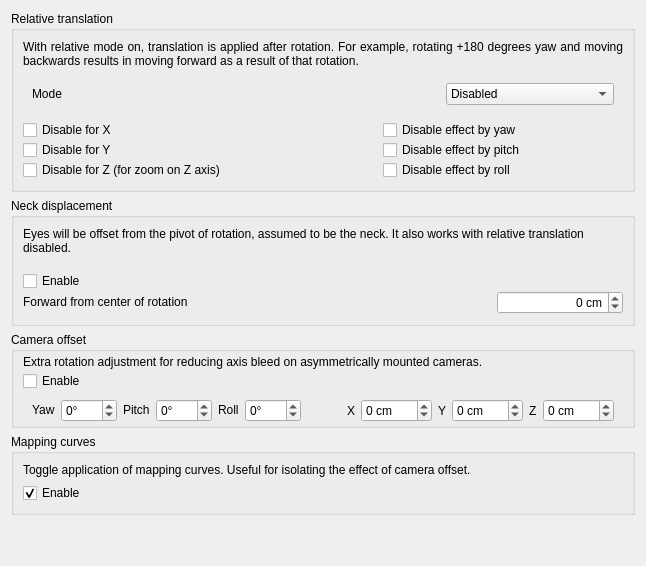
     <widget class="QWidget" name="tab_2">
      <attribute name="title">
       <string>Relative translation</string>
      </attribute>
      <layout class="QVBoxLayout" name="verticalLayout_2">
       <item>
        <widget class="QGroupBox" name="groupBox_">
         <property name="sizePolicy">
          <sizepolicy hsizetype="Minimum" vsizetype="Maximum">
           <horstretch>0</horstretch>
           <verstretch>0</verstretch>
          </sizepolicy>
         </property>
         <property name="styleSheet">
          <string notr="true"/>
         </property>
         <property name="title">
          <string>Relative translation</string>
         </property>
         <property name="alignment">
          <set>Qt::AlignmentFlag::AlignLeading|Qt::AlignmentFlag::AlignLeft|Qt::AlignmentFlag::AlignTop</set>
         </property>
         <layout class="QVBoxLayout" name="verticalLayout_7">
          <item>
           <widget class="QLabel" name="label_16">
            <property name="sizePolicy">
             <sizepolicy hsizetype="Preferred" vsizetype="Maximum">
              <horstretch>0</horstretch>
              <verstretch>0</verstretch>
             </sizepolicy>
            </property>
            <property name="text">
             <string>With relative mode on, translation is applied after rotation. For example, rotating +180 degrees yaw and moving backwards results in moving forward as a result of that rotation.</string>
            </property>
            <property name="alignment">
             <set>Qt::AlignmentFlag::AlignJustify|Qt::AlignmentFlag::AlignVCenter</set>
            </property>
            <property name="wordWrap">
             <bool>true</bool>
            </property>
            <property name="margin">
             <number>2</number>
            </property>
           </widget>
          </item>
          <item>
           <widget class="QWidget" name="widget" native="true">
            <layout class="QHBoxLayout" name="horizontalLayout">
             <item>
              <widget class="QLabel" name="label_17">
               <property name="sizePolicy">
                <sizepolicy hsizetype="Preferred" vsizetype="Preferred">
                 <horstretch>10</horstretch>
                 <verstretch>0</verstretch>
                </sizepolicy>
               </property>
               <property name="text">
                <string>Mode</string>
               </property>
              </widget>
             </item>
             <item>
              <widget class="QComboBox" name="reltrans_mode">
               <property name="sizePolicy">
                <sizepolicy hsizetype="Preferred" vsizetype="Maximum">
                 <horstretch>4</horstretch>
                 <verstretch>0</verstretch>
                </sizepolicy>
               </property>
               <property name="currentIndex">
                <number>0</number>
               </property>
               <item>
                <property name="text">
                 <string>Disabled</string>
                </property>
               </item>
               <item>
                <property name="text">
                 <string>Enabled</string>
                </property>
               </item>
               <item>
                <property name="text">
                 <string>Enabled when not aiming</string>
                </property>
               </item>
              </widget>
             </item>
            </layout>
           </widget>
          </item>
          <item>
           <widget class="QFrame" name="frame_2">
            <property name="sizePolicy">
             <sizepolicy hsizetype="Preferred" vsizetype="Maximum">
              <horstretch>0</horstretch>
              <verstretch>0</verstretch>
             </sizepolicy>
            </property>
            <property name="frameShape">
             <enum>QFrame::Shape::NoFrame</enum>
            </property>
            <property name="frameShadow">
             <enum>QFrame::Shadow::Raised</enum>
            </property>
            <layout class="QGridLayout" name="gridLayout">
             <property name="leftMargin">
              <number>0</number>
             </property>
             <property name="topMargin">
              <number>0</number>
             </property>
             <property name="rightMargin">
              <number>0</number>
             </property>
             <property name="bottomMargin">
              <number>0</number>
             </property>
             <property name="spacing">
              <number>0</number>
             </property>
             <item row="2" column="0">
              <widget class="QCheckBox" name="tcomp_ty_disable">
               <property name="sizePolicy">
                <sizepolicy hsizetype="Minimum" vsizetype="Maximum">
                 <horstretch>3</horstretch>
                 <verstretch>0</verstretch>
                </sizepolicy>
               </property>
               <property name="styleSheet">
                <string notr="true"/>
               </property>
               <property name="text">
                <string>Disable for Y</string>
               </property>
              </widget>
             </item>
             <item row="1" column="0">
              <widget class="QCheckBox" name="tcomp_tx_disable">
               <property name="sizePolicy">
                <sizepolicy hsizetype="Minimum" vsizetype="Maximum">
                 <horstretch>3</horstretch>
                 <verstretch>0</verstretch>
                </sizepolicy>
               </property>
               <property name="styleSheet">
                <string notr="true"/>
               </property>
               <property name="text">
                <string>Disable for X</string>
               </property>
              </widget>
             </item>
             <item row="3" column="1">
              <widget class="QCheckBox" name="tcomp_src_roll_disable">
               <property name="sizePolicy">
                <sizepolicy hsizetype="Minimum" vsizetype="Maximum">
                 <horstretch>2</horstretch>
                 <verstretch>0</verstretch>
                </sizepolicy>
               </property>
               <property name="text">
                <string>Disable effect by roll</string>
               </property>
              </widget>
             </item>
             <item row="3" column="0">
              <widget class="QCheckBox" name="tcomp_tz_disable">
               <property name="sizePolicy">
                <sizepolicy hsizetype="Minimum" vsizetype="Maximum">
                 <horstretch>3</horstretch>
                 <verstretch>0</verstretch>
                </sizepolicy>
               </property>
               <property name="styleSheet">
                <string notr="true"/>
               </property>
               <property name="text">
                <string>Disable for Z (for zoom on Z axis)</string>
               </property>
              </widget>
             </item>
             <item row="2" column="1">
              <widget class="QCheckBox" name="tcomp_src_pitch_disable">
               <property name="sizePolicy">
                <sizepolicy hsizetype="Minimum" vsizetype="Maximum">
                 <horstretch>2</horstretch>
                 <verstretch>0</verstretch>
                </sizepolicy>
               </property>
               <property name="text">
                <string>Disable effect by pitch</string>
               </property>
              </widget>
             </item>
             <item row="1" column="1">
              <widget class="QCheckBox" name="tcomp_src_yaw_disable">
               <property name="sizePolicy">
                <sizepolicy hsizetype="Minimum" vsizetype="Maximum">
                 <horstretch>2</horstretch>
                 <verstretch>0</verstretch>
                </sizepolicy>
               </property>
               <property name="text">
                <string>Disable effect by yaw</string>
               </property>
              </widget>
             </item>
            </layout>
           </widget>
          </item>
         </layout>
        </widget>
       </item>
       <item>
        <widget class="QGroupBox" name="groupBox_12">
         <property name="sizePolicy">
          <sizepolicy hsizetype="Minimum" vsizetype="Maximum">
           <horstretch>0</horstretch>
           <verstretch>0</verstretch>
          </sizepolicy>
         </property>
         <property name="title">
          <string>Neck displacement</string>
         </property>
         <property name="alignment">
          <set>Qt::AlignmentFlag::AlignLeading|Qt::AlignmentFlag::AlignLeft|Qt::AlignmentFlag::AlignTop</set>
         </property>
         <layout class="QVBoxLayout" name="verticalLayout_13">
          <property name="spacing">
           <number>7</number>
          </property>
          <item>
           <widget class="QLabel" name="label_33">
            <property name="text">
             <string>Eyes will be offset from the pivot of rotation, assumed to be the neck. It also works with relative translation disabled.</string>
            </property>
            <property name="wordWrap">
             <bool>true</bool>
            </property>
            <property name="margin">
             <number>0</number>
            </property>
           </widget>
          </item>
          <item>
           <widget class="QFrame" name="frame_4">
            <property name="frameShape">
             <enum>QFrame::Shape::NoFrame</enum>
            </property>
            <layout class="QGridLayout" name="gridLayout_9">
             <property name="leftMargin">
              <number>0</number>
             </property>
             <property name="topMargin">
              <number>9</number>
             </property>
             <property name="rightMargin">
              <number>0</number>
             </property>
             <property name="bottomMargin">
              <number>0</number>
             </property>
             <property name="spacing">
              <number>0</number>
             </property>
             <item row="0" column="0">
              <widget class="QCheckBox" name="neck_enable">
               <property name="sizePolicy">
                <sizepolicy hsizetype="Preferred" vsizetype="Minimum">
                 <horstretch>0</horstretch>
                 <verstretch>0</verstretch>
                </sizepolicy>
               </property>
               <property name="styleSheet">
                <string notr="true"/>
               </property>
               <property name="text">
                <string>Enable</string>
               </property>
              </widget>
             </item>
             <item row="1" column="1">
              <widget class="QSpinBox" name="neck_z">
               <property name="sizePolicy">
                <sizepolicy hsizetype="Preferred" vsizetype="Maximum">
                 <horstretch>4</horstretch>
                 <verstretch>0</verstretch>
                </sizepolicy>
               </property>
               <property name="alignment">
                <set>Qt::AlignmentFlag::AlignRight|Qt::AlignmentFlag::AlignTrailing|Qt::AlignmentFlag::AlignVCenter</set>
               </property>
               <property name="suffix">
                <string> cm</string>
               </property>
               <property name="minimum">
                <number>-100</number>
               </property>
               <property name="maximum">
                <number>100</number>
               </property>
              </widget>
             </item>
             <item row="1" column="0">
              <widget class="QLabel" name="label_32">
               <property name="sizePolicy">
                <sizepolicy hsizetype="Preferred" vsizetype="Maximum">
                 <horstretch>15</horstretch>
                 <verstretch>0</verstretch>
                </sizepolicy>
               </property>
               <property name="text">
                <string>Forward from center of rotation</string>
               </property>
              </widget>
             </item>
            </layout>
           </widget>
          </item>
         </layout>
        </widget>
       </item>
       <item>
        <widget class="QGroupBox" name="groupBox_3">
         <property name="title">
          <string>Camera offset</string>
         </property>
         <layout class="QVBoxLayout" name="verticalLayout_8">
          <property name="spacing">
           <number>2</number>
          </property>
          <property name="topMargin">
           <number>3</number>
          </property>
          <property name="rightMargin">
           <number>9</number>
          </property>
          <property name="bottomMargin">
           <number>3</number>
          </property>
          <item>
           <widget class="QLabel" name="label_20">
            <property name="sizePolicy">
             <sizepolicy hsizetype="Preferred" vsizetype="Maximum">
              <horstretch>0</horstretch>
              <verstretch>0</verstretch>
             </sizepolicy>
            </property>
            <property name="text">
             <string>Extra rotation adjustment for reducing axis bleed on asymmetrically mounted cameras.</string>
            </property>
            <property name="wordWrap">
             <bool>true</bool>
            </property>
           </widget>
          </item>
          <item>
           <widget class="QCheckBox" name="enable_camera_offset">
            <property name="sizePolicy">
             <sizepolicy hsizetype="Preferred" vsizetype="Minimum">
              <horstretch>0</horstretch>
              <verstretch>0</verstretch>
             </sizepolicy>
            </property>
            <property name="styleSheet">
             <string notr="true"/>
            </property>
            <property name="text">
             <string>Enable</string>
            </property>
           </widget>
          </item>
          <item>
           <widget class="QWidget" name="widget_2" native="true">
            <layout class="QHBoxLayout" name="horizontalLayout_2">
             <property name="topMargin">
              <number>6</number>
             </property>
             <property name="bottomMargin">
              <number>0</number>
             </property>
             <item>
              <widget class="QLabel" name="label_21">
               <property name="sizePolicy">
                <sizepolicy hsizetype="Preferred" vsizetype="Maximum">
                 <horstretch>0</horstretch>
                 <verstretch>0</verstretch>
                </sizepolicy>
               </property>
               <property name="text">
                <string>Yaw</string>
               </property>
              </widget>
             </item>
             <item>
              <widget class="QSpinBox" name="camera_offset_yaw">
               <property name="sizePolicy">
                <sizepolicy hsizetype="Preferred" vsizetype="Maximum">
                 <horstretch>0</horstretch>
                 <verstretch>0</verstretch>
                </sizepolicy>
               </property>
               <property name="suffix">
                <string>°</string>
               </property>
               <property name="minimum">
                <number>-180</number>
               </property>
               <property name="maximum">
                <number>180</number>
               </property>
              </widget>
             </item>
             <item>
              <widget class="QLabel" name="label_23">
               <property name="sizePolicy">
                <sizepolicy hsizetype="Preferred" vsizetype="Maximum">
                 <horstretch>0</horstretch>
                 <verstretch>0</verstretch>
                </sizepolicy>
               </property>
               <property name="text">
                <string>Pitch</string>
               </property>
              </widget>
             </item>
             <item>
              <widget class="QSpinBox" name="camera_offset_pitch">
               <property name="sizePolicy">
                <sizepolicy hsizetype="Preferred" vsizetype="Maximum">
                 <horstretch>0</horstretch>
                 <verstretch>0</verstretch>
                </sizepolicy>
               </property>
               <property name="suffix">
                <string>°</string>
               </property>
               <property name="minimum">
                <number>-180</number>
               </property>
               <property name="maximum">
                <number>180</number>
               </property>
              </widget>
             </item>
             <item>
              <widget class="QLabel" name="label_25">
               <property name="sizePolicy">
                <sizepolicy hsizetype="Preferred" vsizetype="Maximum">
                 <horstretch>0</horstretch>
                 <verstretch>0</verstretch>
                </sizepolicy>
               </property>
               <property name="text">
                <string>Roll</string>
               </property>
              </widget>
             </item>
             <item>
              <widget class="QSpinBox" name="camera_offset_roll">
               <property name="sizePolicy">
                <sizepolicy hsizetype="Preferred" vsizetype="Maximum">
                 <horstretch>0</horstretch>
                 <verstretch>0</verstretch>
                </sizepolicy>
               </property>
               <property name="suffix">
                <string>°</string>
               </property>
               <property name="minimum">
                <number>-180</number>
               </property>
               <property name="maximum">
                <number>180</number>
               </property>
              </widget>
             </item>
             <item>
              <spacer name="horizontalSpacer">
               <property name="orientation">
                <enum>Qt::Orientation::Horizontal</enum>
               </property>
               <property name="sizeHint" stdset="0">
                <size>
                 <width>40</width>
                 <height>20</height>
                </size>
               </property>
              </spacer>
             </item>
             <item>
              <widget class="QLabel" name="label_26">
               <property name="text">
                <string>X</string>
               </property>
              </widget>
             </item>
             <item>
              <widget class="QSpinBox" name="camera_offset_x">
               <property name="suffix">
                <string> cm</string>
               </property>
               <property name="minimum">
                <number>-999</number>
               </property>
               <property name="maximum">
                <number>999</number>
               </property>
              </widget>
             </item>
             <item>
              <widget class="QLabel" name="label_27">
               <property name="text">
                <string>Y</string>
               </property>
              </widget>
             </item>
             <item>
              <widget class="QSpinBox" name="camera_offset_y">
               <property name="suffix">
                <string> cm</string>
               </property>
               <property name="minimum">
                <number>-999</number>
               </property>
               <property name="maximum">
                <number>999</number>
               </property>
              </widget>
             </item>
             <item>
              <widget class="QLabel" name="label_28">
               <property name="text">
                <string>Z</string>
               </property>
              </widget>
             </item>
             <item>
              <widget class="QSpinBox" name="camera_offset_z">
               <property name="suffix">
                <string> cm</string>
               </property>
               <property name="minimum">
                <number>-999</number>
               </property>
               <property name="maximum">
                <number>999</number>
               </property>
              </widget>
             </item>
            </layout>
           </widget>
          </item>
         </layout>
        </widget>
       </item>
       <item>
        <widget class="QGroupBox" name="groupBox_4">
         <property name="toolTip">
          <string/>
         </property>
         <property name="title">
          <string>Mapping curves</string>
         </property>
         <layout class="QVBoxLayout" name="verticalLayout_10">
          <item>
           <widget class="QLabel" name="label_30">
            <property name="text">
             <string>Toggle application of mapping curves. Useful for isolating the effect of camera offset.</string>
            </property>
           </widget>
          </item>
          <item>
           <widget class="QCheckBox" name="apply_mapping_curves">
            <property name="enabled">
             <bool>true</bool>
            </property>
            <property name="text">
             <string>Enable</string>
            </property>
            <property name="checked">
             <bool>true</bool>
            </property>
           </widget>
          </item>
         </layout>
        </widget>
       </item>
       <item>
        <spacer name="verticalSpacer">
         <property name="orientation">
          <enum>Qt::Orientation::Vertical</enum>
         </property>
         <property name="sizeHint" stdset="0">
          <size>
           <width>20</width>
           <height>40</height>
          </size>
         </property>
        </spacer>
       </item>
      </layout>
     </widget>
